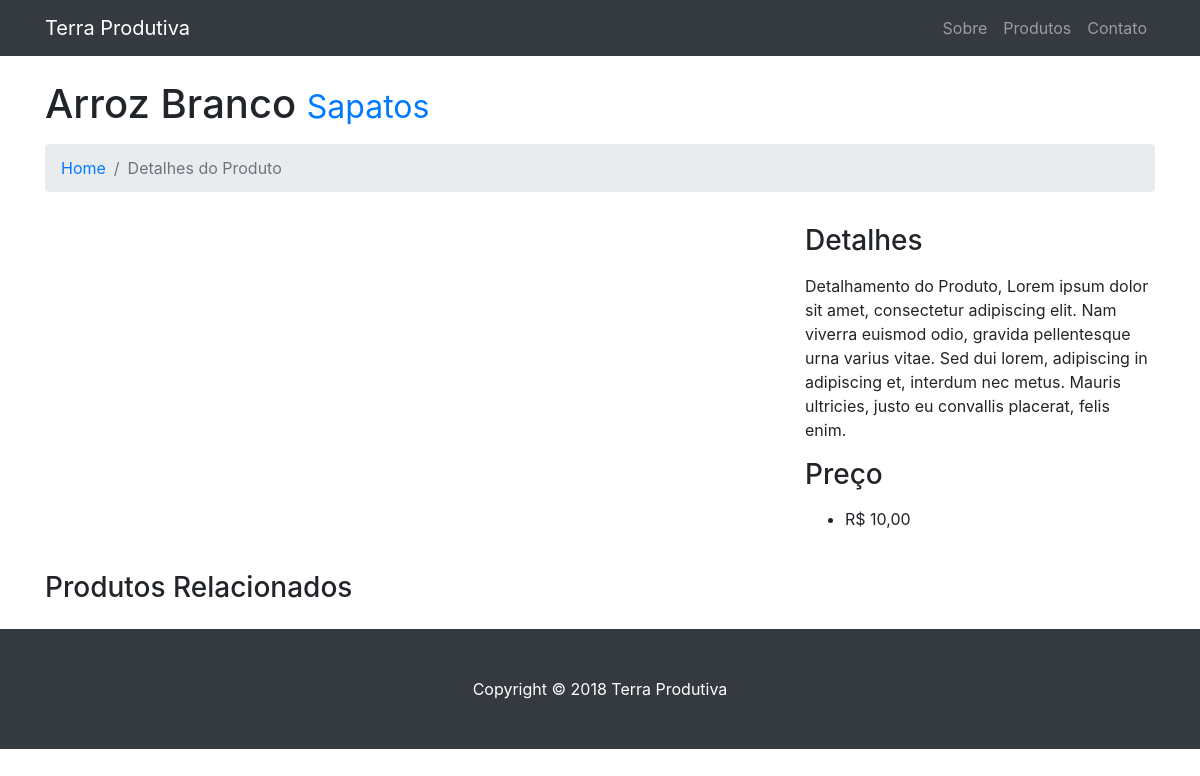
Page /catalogo/produto.php?produto=2 on the committed database.
### tables this page shows
CREATE TABLE IF NOT EXISTS `produto` (
  `codigo` int(11) NOT NULL AUTO_INCREMENT,
  `titulo` varchar(50) NOT NULL,
  `preco` decimal(10,2) NOT NULL,
  `categoriacodigo` int(11) NOT NULL,
  `destaque` tinyint(1) NOT NULL,
  `foto` varchar(50) NOT NULL,
  PRIMARY KEY (`codigo`),
  KEY `categoriacodigo` (`categoriacodigo`)
);

CREATE TABLE IF NOT EXISTS `categoria` (
  `codigo` int(11) NOT NULL AUTO_INCREMENT,
  `nome` varchar(50) NOT NULL,
  PRIMARY KEY (`codigo`)
);

### catalogo/admin/dao/produto.dao.php (called while the page is built, shortened)
<?php
class ProdutoDAO extends Conexao {
    function BuscarPorCodigo($codigo){
        $comando = $this->prepare("SELECT * FROM produto
                                   WHERE codigo = ?");
        $valores = array($codigo);
        try {
            $comando->execute($valores);
            $comando->setFetchMode(PDO::FETCH_ASSOC);
            $produtos = $comando->fetchAll();
        } catch (Exception $e){
            $this->Mensagem = $e->getMessage();
        }
        $produto = null;
        if (count($produtos) == 1){
            $produto = $produtos[0];
        }
        return $produto;
    }
}
?>

### catalogo/admin/dao/categoria.dao.php (called while the page is built, shortened)
<?php
require_once(__DIR__ . "/generic.dao.php");
class CategoriaDAO extends GenericDAO {
    function __construct(){
        $this->sqlSelectOne = "SELECT * FROM categoria
                                WHERE codigo = ?";
    }
}
?>

### catalogo/admin/dao/generic.dao.php (called while the page is built, shortened)
<?php
class GenericDAO extends Conexao {
    protected $sqlSelectOne = "";
    public function BuscarPorCodigo($codigo){
        $comando = $this->prepare($this->sqlSelectOne);
        $valores = array($codigo);
        try {
            $comando->execute($valores);
            $comando->setFetchMode(PDO::FETCH_ASSOC);
            $resultado = $comando->fetchAll();
        } catch (Exception $e){
            $this->Mensagem = $e->getMessage();
        }
        $registro = null;
        if (count($resultado) == 1){
            $registro = $resultado[0];
        }
        return $registro;
    }
}
?>

### catalogo/produto.php (the view, shortened to what this page needs)
<?php include("inc/topo.php");?>
<?php
    include("admin/dao/produto.dao.php");
    include("admin/dao/categoria.dao.php");
    $produtoCodigo = $_GET["produto"];
    $produtoDAO = new ProdutoDAO();
    $categoriaDAO = new CategoriaDAO();
    $produto = $produtoDAO->BuscarPorCodigo($produtoCodigo);
    $categoria = $categoriaDAO->BuscarPorCodigo($produto["categoriacodigo"]);
?>
    <div class="container">
      <h1 class="mt-4 mb-3"><?=$produto["titulo"];?>
        <small><a href="produtos.php?categoria=<?=$categoria["codigo"];?>"><?=$categoria["nome"];?></a></small>
      </h1>
      <ol class="breadcrumb">
        <li class="breadcrumb-item">
          <a href="index.php">Home</a>
        </li>
        <li class="breadcrumb-item active">Detalhes do Produto</li>
      </ol>
      <div class="row">
        <div class="col-md-8">
        </div>
        <div class="col-md-4">
          <h3 class="my-3">Detalhes</h3>
          <p>Detalhamento do Produto, Lorem ipsum dolor sit amet, consectetur adipiscing elit. Nam viverra euismod odio, gravida pellentesque urna varius vitae. Sed dui lorem, adipiscing in adipiscing et, interdum nec metus. Mauris ultricies, justo eu convallis placerat, felis enim.</p>
          <h3 class="my-3">Preço</h3>
          <ul>
            <li>R$ <?=number_format($produto["preco"],"2",",",".")?></li>
          </ul>
        </div>
      </div>
      <h3 class="my-4">Produtos Relacionados</h3>
    </div>
<?php include("inc/rodape.php");?>

### catalogo/css/modern-business.css (style rules this page uses)
body { padding-top: 54px; }
@media (min-width: 992px) { body { padding-top: 56px; } }

### rows in the picture
produto: titulo "Arroz Branco", preco "10,00"
categoria: nome "Sapatos"
